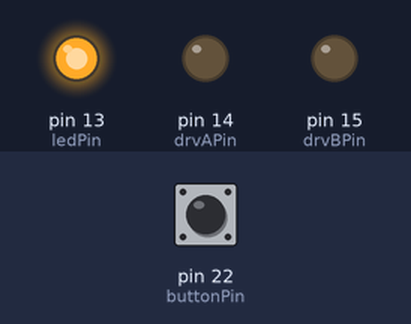
Recording of a sketch running on a simulated Arduino Mega 2560, built with avr-gcc and run on an emulated ATmega2560. Parts: output pins drawn as LEDs (lit = HIGH). The inputs (shaded band) are chosen by the test bench; at power-on: pin 22 (buttonPin) HIGH.

Above: at 1.2 s.
1.3 s: pin 22 (buttonPin) pulled LOW for 0.15 s
At 2.02 s:
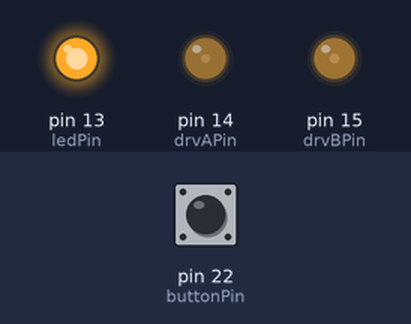
4.3 s: pin 22 (buttonPin) pulled LOW for 1 s
At 4.66 s:
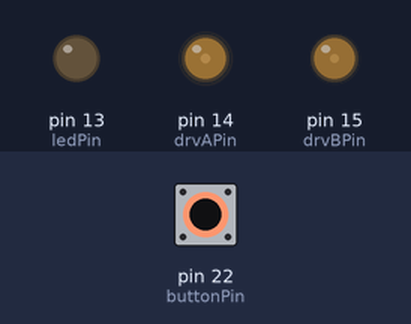
Timing chart, 0 to 13.3 s (numbered marks = the images above; inputs shaded):
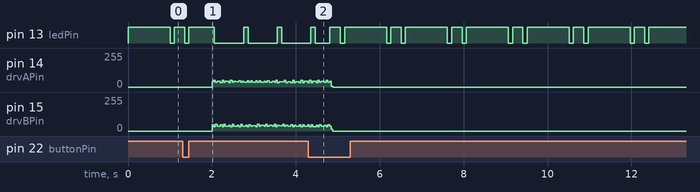

The sketch:

tinsley_ra_driver.ino
```cpp
//  This program is for a Teensy3.2 microcontroller that drives the
//  replacement inverter circuit installed in 2017 in the Tinsley Labs
//  18" Cassegrain system in the Schlegel-McHugh observatory. Its
//  purpose is to generate the waveforms to drive the complementary
//  pull-down MOSFETS which drive he secondary winding of a 24V
//  center-tapped transformer, from the primary of which the 120V output
//  drives the RA motor.
//
//  The circuit is designed to use the interface signal from the
//  existing controller, which is a 120HZ+/- pulse that originally
//  drove a capacitily-coupled flip-flop driver. The pulse rate is
//  controlled to provide the desired tracking rate (solar, sidereal,
//  etc.) as well as excursion of +/-25Hz for guiding.
//
//  The driver circuit has a failsafe to prevent the drive transistors
//  staying turned on in case the processor freezes: the processor
//  outputs must be pulsed at about 2.5kHz in order to turn on the
//  transistors.
//
//  The control input is a 2-pin optoisolated driver, basically an
//  LED with a series resistor designed for 5V drive.
//
//  There is also a pushbutton on the board to activate test modes
//  to allow the motor to be driven independent of the control input.
//  One short press activates mode 1, where the motor is driven
//  constantly at sidereal rate. Two short presses activates mode 2,
//  which adds two 1-second excursions to the high and low guide
//  frequencies every 8 seconds. A long press resets to normal
//  operating mode.
//
//  The LED on the Teensy anunciates the current operating condition
//  in a repeating pattern as follows:
//  - 1 short blink: mode 1
//  - 2 short blinks: mode 2
//  - short-long (or, always on with 2 short blinks off): normal, no drive
//  - 0.5s on, 0.5s off (50-50 slow): normal, driven at normal rate
//  - 0.1s on, 0.1s off (50-50 fast): normal, driven at fast rate
//  - longer blink with short off period: normal, driven at slow rate
//
// 09 June 2017 R. Hogg initial release

const int ledPin =  13;
const int drvAPin = 14;
const int drvBPin = 15;
const int ctrlPin = 23;
const int buttonPin = 22; // button to activate test modes

// use interrupt to catch narrow pulse on control input
unsigned long controlMicros = 0;
unsigned long prevControlMicros = 0;
void isrService() {
  unsigned long us = micros();
  controlMicros = us - prevControlMicros;
  prevControlMicros = us;
}

void setup() {
  pinMode(ledPin, OUTPUT);
  pinMode(drvAPin, OUTPUT);
  pinMode(drvBPin, OUTPUT);
  pinMode(ctrlPin, INPUT_PULLUP);
  pinMode(buttonPin, INPUT_PULLUP);
  attachInterrupt(ctrlPin, isrService, FALLING);
}

// millisecond-scale timing variables
unsigned long currentMillis = 0;
unsigned long prevMillis = 0;

// button state and debouncing variables
const int PRESSED = 0;
const int RELEASED = 1;
int buttonState = RELEASED;
int tmpButtonState = 0;
int buttonDebounceCount = 0;
int buttonDebounceThreshold = 10; // ms

// operating mode and variables
int opMode = 0;
const int rateOff = 0;
const int rateNormal = 1;
const int rateFast = 2;
const int rateSlow = 3;
int rate = rateNormal;

// LED control variables and functions
int ledState = LOW;
unsigned long ledNextMillis = 0;
int ledBlinkCount = 0;

void ledUpdate() { // called every 1ms
  int ledDelayMillis = 50; // should be overridden
  if (currentMillis < ledNextMillis) return;
  if (ledState == LOW) {
    ledState = HIGH;
    if (opMode == 0) {
      if (rate == rateOff) ledDelayMillis = ++ledBlinkCount % 2 ? 250 : 1000;
      if (rate == rateFast) ledDelayMillis = 250;
      if (rate == rateNormal) ledDelayMillis = 1000;
      if (rate == rateSlow) ledDelayMillis = 1200;
    }
    else ledDelayMillis = 100;
  } else {
    ledState = LOW;
    if (opMode == 0) {
      if (rate == rateOff) ledDelayMillis = 100;
      if (rate == rateFast) ledDelayMillis = 250;
      if (rate == rateNormal) ledDelayMillis = 1000;
      if (rate == rateSlow) ledDelayMillis = 50;
    } else {
      if (++ledBlinkCount >= opMode) {
        ledBlinkCount = 0;
        ledDelayMillis = 700;
      } else {
        ledDelayMillis = 100;
      }
    }
  }
  ledNextMillis = currentMillis + ledDelayMillis;
  digitalWrite(ledPin, ledState);
}

// operating mode control
int lastPressMillis = 0;
int lastReleaseMillis = 0;
int lastButtonEventMillis = 0;
int buttonEventPending = 0;
unsigned int pressDelayThreshold = 500;
int shortPressCount = 0;

void setNewOpMode(int mode) {
  opMode = mode;
  ledNextMillis = currentMillis;
  ledState = LOW;
  ledBlinkCount = 0;
}

void buttonChangedEvent() {
  if (buttonState == PRESSED) {
    if (currentMillis - lastReleaseMillis > pressDelayThreshold) {
      shortPressCount = 0;
    }
    buttonEventPending = 1;
    lastPressMillis = currentMillis;
    lastButtonEventMillis = currentMillis;
  } else {
    if (currentMillis - lastPressMillis <= pressDelayThreshold) {
      ++shortPressCount;
      buttonEventPending = 1;
    }
    lastReleaseMillis = currentMillis;
    lastButtonEventMillis = currentMillis;
  }
}

void buttonStableEvent() { // button stable for pressDelayThreshold ms
  if (buttonState == PRESSED) { // long press, reset
    setNewOpMode(0);
  } else {
    if (shortPressCount > 0) {
      setNewOpMode(shortPressCount);
      shortPressCount = 0;
    }
  }
  buttonEventPending = 0;
}

void buttonUpdate() { // called every 1ms
  int buttonSample = digitalRead(buttonPin);
  if (tmpButtonState != buttonSample) {
    tmpButtonState = buttonSample;
    buttonDebounceCount = 0;
  } else {
    if (buttonState != tmpButtonState) {
      if (++buttonDebounceCount >= buttonDebounceThreshold) {
        buttonState = tmpButtonState;
        buttonChangedEvent();
      }
    } else {
      if (buttonEventPending && (currentMillis - lastButtonEventMillis > pressDelayThreshold)) {
        buttonStableEvent();
      }
    }
  }
}

// inverter output driver
unsigned long currentMicros;
unsigned long cycleMicros;
unsigned long refMicros = 0;
unsigned long pulseHighMicros = 4800; // tuned in circuit simulator for best efficiency
const unsigned long mode1HalfPdMicros = 8311; // sidereal
const unsigned long mode2FastMicros = 6897; // + 25Hz
const unsigned long mode2SlowMicros = 10526; // - 25Hz
const unsigned long fastTresholdMicros = 7957; // for LED anunciation
const unsigned long slowTresholdMicros = 8864; // for LED anunciation
int pulsePhase = 0; // 0 = pin A, 1 = pin B
unsigned long halfPd = 0; // half-period when driving, 0 when off

void driverLoop() // called every time from main loop
{
  currentMicros = micros();
  cycleMicros = currentMicros - refMicros;

  if (halfPd == 0) {
    digitalWrite(drvAPin, LOW);
    digitalWrite(drvBPin, LOW);
  } else {
    if (cycleMicros > halfPd) {
      refMicros = currentMicros; // reset cycle
      cycleMicros = currentMicros - refMicros;
      pulsePhase = 1 - pulsePhase; // alternate between A and B transistors
    }
    if (cycleMicros <= pulseHighMicros) {
      if (pulsePhase == 0) {
        // the drive circuit contains a failsafe that turns off the
        // drivers if the processor freezes in any state; the output
        // must be pulsed at a 400-us period to keep the transistor on.
        digitalWrite(drvAPin, (cycleMicros % 400) >= 200 ? LOW : HIGH);
      } else {
        digitalWrite(drvBPin, (cycleMicros % 400) >= 200 ? LOW : HIGH);
      }
    } else {
      digitalWrite(drvAPin, LOW);
      digitalWrite(drvBPin, LOW);
    }
  }
}

void driverUpdate() {
  if (opMode == 1) {
    halfPd = mode1HalfPdMicros;
  } else if (opMode == 2) {
    int phase = (currentMillis / 1000) % 8;
    if (phase == 3) halfPd = mode2FastMicros;
    else if (phase == 7) halfPd = mode2SlowMicros;
    else halfPd = mode1HalfPdMicros;
  } else if (opMode != 0) {
    halfPd = 0;
  }
}

// control input detection
//
// In normal mode, we are controlled by a pulse that occurs once
// every half-period, mirroring how the original 1968 circuit
// worked. Here we are measuring that so it can be duplicated
// in the output driver. In addition we are adding some range
// checking, rejection of spurious pulses, and indication of the
// mode via the LED.
//
// The pulse is detected by the interrupt service routine at the
// beginning of this file.

void checkControl() {
  if ((micros() - prevControlMicros) > mode1HalfPdMicros * 8) { // turn off after allowing for some missed pulses
    if (opMode == 0) {
      halfPd = 0;
      rate = rateOff;
    }
    controlMicros = 0;
  } else if (controlMicros > 6233 && controlMicros < 10389 && opMode == 0) { // +/- 25% passband
    halfPd = controlMicros;
    // save rate category for LED anunciation
    if (halfPd < fastTresholdMicros)  rate = rateFast;
    else if (halfPd > slowTresholdMicros) rate = rateSlow;
    else rate = rateNormal;
  }
}

void millisecondLoop() {
  buttonUpdate();
  checkControl();
  ledUpdate();
  driverUpdate();
}

void loop() {
  currentMillis = millis();

  if (prevMillis < currentMillis) {
    prevMillis = currentMillis;
    millisecondLoop();
  }
  driverLoop();
}
```
